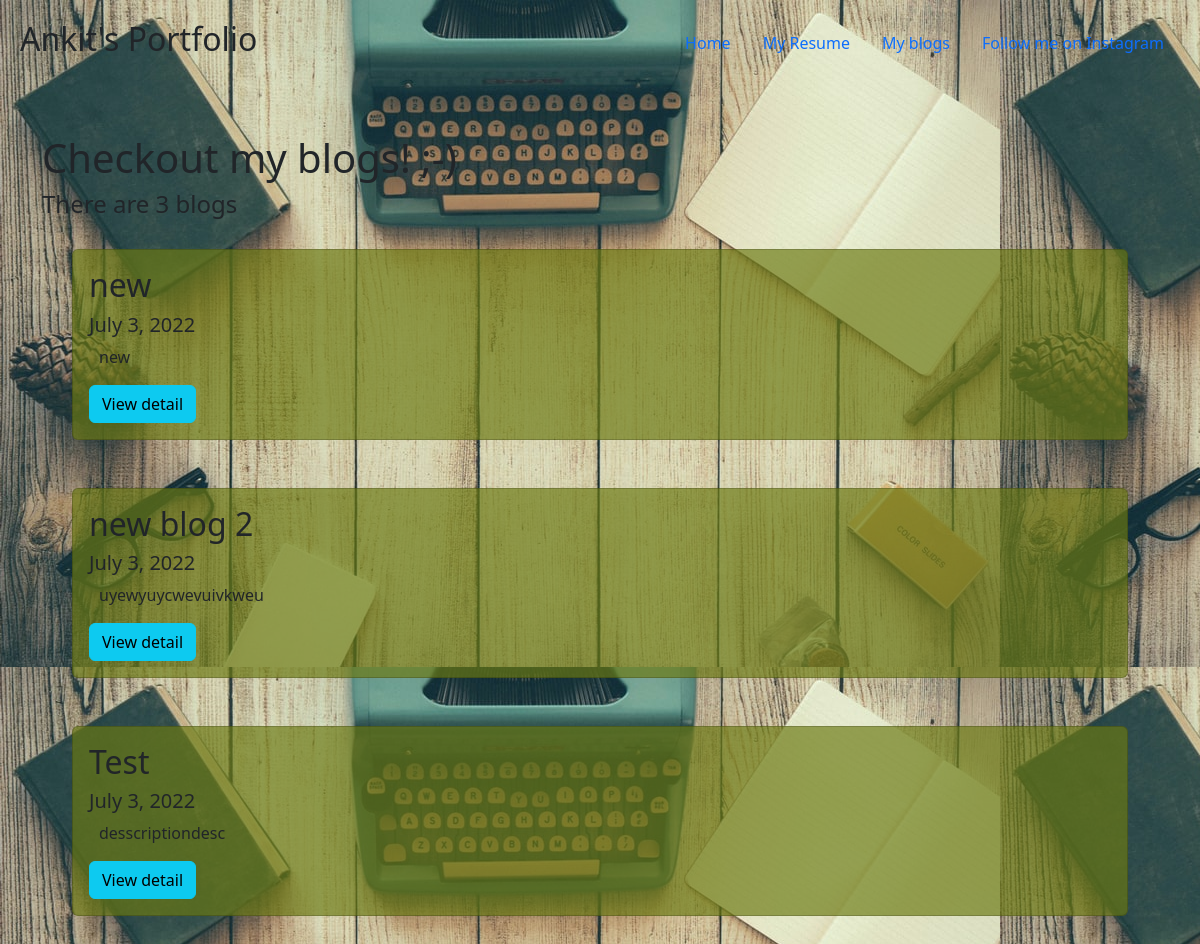
/blogs/, run on an earlier commit of the app's database.
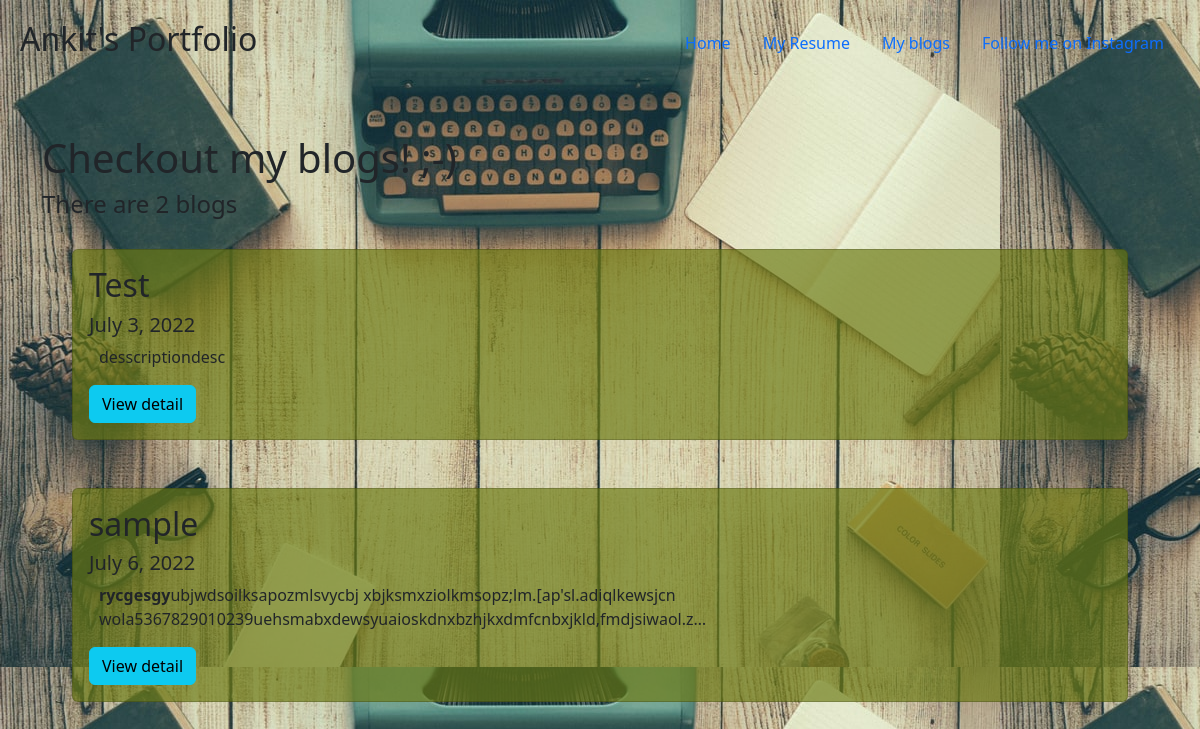
And on a later commit of the database.
### blog/models.py (models this page shows, shortened)
class Blog(models.Model):
    title = models.CharField(max_length=100)
    datestamp = models.DateField()
    description = models.TextField(max_length=500)

### blog/views.py (the view)
# urls.py: path('', views.all_blogs, name= 'all_blogs'),
def all_blogs(request):
    blogs= Blog.objects.all()
    return render(request, 'blogs/all_blogs.html',{'blogs':blogs})

### blog/templates/blogs/all_blogs.html (shortened to what this page needs)
{% extends 'portfolio/base.html'%}
{% block content %}
<!DOCTYPE html>
<html lang="en">
<head>
    {% load static %}
</head>
<body style="background-image: url('{% static 'blogs/blog_background.jfif' %}')">
    <div class="container">
        <h1>Checkout my blogs! ;-)</h1>
        <h4>There are {{ blogs.count }} blog{{blogs.count |pluralize }}</h4>
        <div class ="blogs-container" style="margin: 20px ; padding:10px;">
            {% for blog in blogs %}
            <div class="card" style="background-color: rgba(106, 121, 18, 0.671);">
                <div class="card-body">
                    <h2 class="card-title">{{ blog.title }}</h2>
                    <h5>{{ blog.datestamp }}</h5>
                    <p class="card-text" style="padding-left:10px ;">{{ blog.description|safe|truncatechars:150 }}</p>
                    <a role="button" class="btn btn-info" href="{% url 'blog:detail' blog.id %}">View detail</a>
                </div>
            </div>
            <br><br>
            {% endfor %}
        </div>
    </div>
</body>
</html>
{% endblock %}

What changed in the data, as far as the page shows it:
removed Blog: title "new", datestamp "July 3, 2022", description "new"
removed Blog: title "new blog 2", datestamp "July 3, 2022", description "uyewyuycwevuivkweu"
added Blog: title "sample", datestamp "July 6, 2022", description "rycgesgy ubjwdsoilksapozmlsvycbj xbjksmxziolkmsopz;lm.[ap'sl.adiqlkewsjcn wola5367829010239uehsmabxdewsyuaioskdnxbzhjkxdmfcnbxjkld,fmdjsiwaol.z…"
Also different on the page:
{{ blogs.count }}: "3" → "2"
